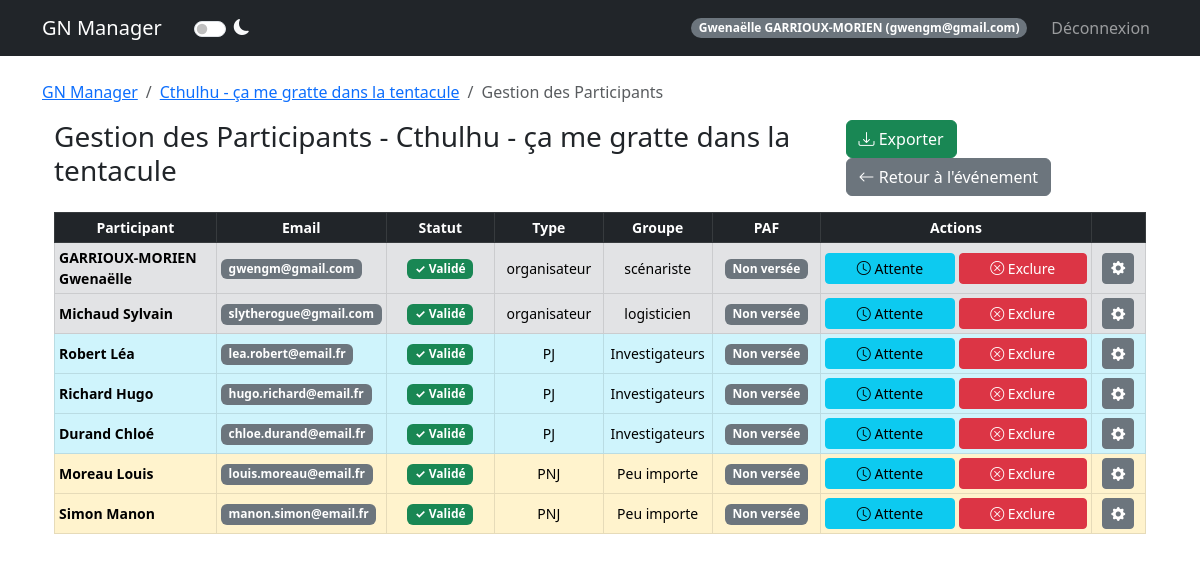
The page /event/2/participants (signed in) on the database its author committed.
### models.py (models this page shows, shortened)
class User(UserMixin, db.Model):
    id = db.Column(db.Integer, primary_key=True)
    email = db.Column(db.String(120), unique=True, nullable=False)
    password_hash = db.Column(db.String(128))
    nom = db.Column(db.String(80))
    prenom = db.Column(db.String(80))
    age = db.Column(db.Integer)
    genre = db.Column(db.String(20))
    avatar_url = db.Column(db.String(200))
    role = db.Column(db.String(20), default='user')  # createur, sysadmin, user
    is_banned = db.Column(db.Boolean, default=False)
    is_deleted = db.Column(db.Boolean, default=False)  # Suppression logique
    @property
    def is_admin(self):
        """Vérifie si l'utilisateur a des privilèges administrateur."""
        return self.role in ['createur', 'sysadmin']

class Event(db.Model):
    id = db.Column(db.Integer, primary_key=True)
    name = db.Column(db.String(100), nullable=False)
    description = db.Column(db.Text)
    date_start = db.Column(db.DateTime, nullable=False)
    date_end = db.Column(db.DateTime, nullable=False)
    location = db.Column(db.String(200))
    background_image = db.Column(db.String(200))
    visibility = db.Column(db.String(20), default='public')  # public, private
    organizer_structure = db.Column(db.String(100))
    org_link_url = db.Column(db.String(255))
    org_link_title = db.Column(db.String(100))
    google_form_url = db.Column(db.String(255))
    google_form_active = db.Column(db.Boolean, default=False)
    discord_webhook_url = db.Column(db.String(255), nullable=True)
    external_link = db.Column(db.String(255))
    statut = db.Column(db.String(50), default='En préparation')
    groups_config = db.Column(db.Text, default='{"PJ": ["Peu importe"], "PNJ": ["Peu importe"], "Organisateur": ["Peu importe"]}')
    max_pjs = db.Column(db.Integer, default=50)
    max_pnjs = db.Column(db.Integer, default=10)
    max_organizers = db.Column(db.Integer, default=5)

class Participant(db.Model):
    id = db.Column(db.Integer, primary_key=True)
    event_id = db.Column(db.Integer, db.ForeignKey('event.id'), nullable=False)
    user_id = db.Column(db.Integer, db.ForeignKey('user.id'), nullable=False)
    type = db.Column(db.String(50))  # Organisateur, PJ, PNJ
    group = db.Column(db.String(50))
    role_id = db.Column(db.Integer, db.ForeignKey('role.id', use_alter=True, name='fk_participant_role'), nullable=True)
    role_communicated = db.Column(db.Boolean, default=False)
    role_received = db.Column(db.Boolean, default=False)
    registration_status = db.Column(db.String(50), default='À valider')
    paf_status = db.Column(db.String(20), default='non versée')  # non versée, partielle, versée, erreur
    payment_method = db.Column(db.String(50))
    payment_amount = db.Column(db.Float, default=0.0)
    payment_comment = db.Column(db.Text)
    comment = db.Column(db.Text)
    custom_image = db.Column(db.String(200))
    __table_args__ = (
        db.Index('idx_participant_event', 'event_id'),
        db.Index('idx_participant_user', 'user_id'),
        db.Index('idx_participant_status', 'registration_status'),
    )
    user = db.relationship('User', backref='participations')
    event = db.relationship('Event', backref='participants')
    role = db.relationship('Role', foreign_keys=[role_id], backref='participants_with_role')

### routes/participant_routes.py (the view)
@participant_bp.route('/event/<int:event_id>/participants')
@login_required
@organizer_required
def manage(event_id):
    event = Event.query.get_or_404(event_id)
    participants = Participant.query.filter_by(event_id=event.id)\
        .options(joinedload(Participant.user)).all()
    groups_config = json.loads(event.groups_config or '{}')
    breadcrumbs = [
        ('GN Manager', url_for('admin.dashboard')),
        (event.name, url_for('event.detail', event_id=event.id)),
        ('Gestion des Participants', '#')
    ]
    return render_template('manage_participants.html', event=event, participants=participants, groups_config=groups_config, breadcrumbs=breadcrumbs)

### templates/manage_participants.html (shortened to what this page needs)
{% extends "base.html" %}
{% block content %}
<div class="container-fluid mt-3">
    <div class="d-flex justify-content-between align-items-center mb-3">
        <h3>Gestion des Participants - {{ event.name }}</h3>
        <div>
            <button type="button" class="btn btn-success me-2" data-bs-toggle="modal" data-bs-target="#exportModal">
                <i class="bi bi-download"></i> Exporter
            </button>
            <a href="{{ url_for('event.detail', event_id=event.id) }}" class="btn btn-secondary">
                <i class="bi bi-arrow-left"></i> Retour à l'événement
            </a>
        </div>
    </div>
    <div class="table-responsive">
        <table class="table table-sm table-hover table-bordered small">
            <thead class="table-dark">
                <tr>
                    <th class="text-center" style="width: 15%">Participant</th>
                    <th class="text-center" style="width: 15%">Email</th>
                    <th class="text-center" style="width: 10%">Statut</th>
                    <th class="text-center" style="width: 10%">Type</th>
                    <th class="text-center" style="width: 10%">Groupe</th>
                    <th class="text-center" style="width: 10%">PAF</th>
                    <th class="text-center" style="width: 25%">Actions</th>
                    <th class="text-center" style="width: 5%"></th>
                </tr>
            </thead>
            <tbody>
                {% for p in participants %}
                {% set row_class = "" %}
                {% if p.registration_status == 'En attente' or p.registration_status == 'À valider' %}
                {% set row_class = "table-warning" %}
                {% elif p.type == 'organisateur' %}
                {% set row_class = "table-secondary" %}
                {% elif p.type == 'PJ' %}
                {% set row_class = "table-info" %}
                {% elif p.type == 'PNJ' %}
                {% set row_class = "table-warning" %}
                {% endif %}
                <tr class="{{ row_class }}">
                    <td class="align-middle">
                        <strong>{{ p.user.nom }} {{ p.user.prenom }}</strong>
                    </td>
                    <td class="align-middle">
                        <span class="badge bg-secondary">{{ p.user.email }}</span>
                    </td>
                    <td class="align-middle text-center">
                        {% if p.registration_status == 'Validé' %}
                        <span class="badge bg-success">✓ Validé</span>
                        {% elif p.registration_status == 'Rejeté' %}
                        <span class="badge bg-danger">✗ Rejeté</span>
                        {% elif p.registration_status == 'En attente' %}
                        <span class="badge bg-info">⏳ Attente</span>
                        {% else %}
                        <span class="badge bg-warning text-dark">⚠ À valider</span>
                        {% endif %}
                    </td>
                    <td class="align-middle text-center">
                        {% if p.registration_status == 'En attente' or p.registration_status == 'À valider' %}
                        <span class="badge bg-light text-dark border">{{ p.type }} (En Attente)</span>
                        {% else %}
                        {{ p.type }}
                        {% endif %}
                    </td>
                    <td class="align-middle text-center">
                        {{ p.group or 'Peu importe' }}
                    </td>
                    <td class="align-middle text-center">
                        {% if p.paf_status == 'versée' %}
                        <span class="badge bg-success">Versée</span>
                        {% elif p.paf_status == 'partielle' %}
                        <span class="badge bg-warning text-dark">Partielle</span>
                        {% elif p.paf_status == 'dispensé(e)' %}
                        <span class="badge bg-info">Dispensé(e)</span>
                        {% elif p.paf_status == 'erreur' %}
                        <span class="badge bg-danger">Erreur</span>
                        {% else %}
                        <span class="badge bg-secondary">Non versée</span>
                        {% endif %}
                    </td>
                    <td class="align-middle">
                        <div class="d-flex w-100 gap-1">
                            {% if p.registration_status != 'En attente' %}
                            <form method="POST"
                                action="{{ url_for('participant.change_status', event_id=event.id, p_id=p.id) }}"
                                class="flex-fill">
                                <button type="submit" class="btn btn-sm btn-info w-100 py-1" title="Mettre en attente">
                                    <i class="bi bi-clock"></i> Attente
                                </button>
                            </form>
                            {% endif %}
                            {% if p.registration_status != 'Rejeté' %}
                            <form method="POST"
                                action="{{ url_for('participant.change_status', event_id=event.id, p_id=p.id) }}"
                                class="flex-fill">
                                <button type="submit" class="btn btn-sm btn-danger w-100 py-1" title="Exclure">
                                    <i class="bi bi-x-circle"></i> Exclure
                                </button>
                            </form>
                            {% endif %}
                        </div>
                    </td>
                    <td class="align-middle text-center">
                        <button type="button" class="btn btn-sm btn-secondary" data-bs-toggle="modal"
                            data-bs-target="#editModal{{ p.id }}" title="Éditer">
                            <i class="bi bi-gear-fill"></i>
                        </button>
                    </td>
                </tr>
                {% endfor %}
            </tbody>
        </table>
    </div>
</div>
{% endblock %}

### templates/base.html (shortened to what this page needs)
<!DOCTYPE html>
<html lang="fr" data-bs-theme="light">
<head>
    <link href="https://cdn.jsdelivr.net/npm/bootstrap@5.3.0/dist/css/bootstrap.min.css" rel="stylesheet">
    <link rel="stylesheet" href="https://cdn.jsdelivr.net/npm/bootstrap-icons@1.11.3/font/bootstrap-icons.min.css">
</head>
<body>
    <nav class="navbar navbar-expand-lg navbar-dark bg-dark">
        <div class="container">
            <a class="navbar-brand" href="{{ url_for('auth.index') }}">GN Manager</a>
            <div class="form-check form-switch ms-3 d-flex align-items-center">
                <input class="form-check-input" type="checkbox" role="switch" id="themeSwitch" style="cursor: pointer;">
                <label class="form-check-label text-light ms-2" for="themeSwitch" style="cursor: pointer;">
                    <i class="bi bi-moon-fill" id="themeIcon"></i>
                </label>
            </div>
            {% if current_user.is_authenticated %}
            <div class="navbar-nav ms-auto align-items-center">
                <span class="badge bg-secondary rounded-pill me-3">{{ current_user.prenom }} {{ current_user.nom|upper
                    }} ({{ current_user.email }})</span>
                <a class="nav-link" href="{{ url_for('auth.logout') }}">Déconnexion</a>
            </div>
            {% endif %}
        </div>
    </nav>
    <div class="container mt-4">
        {% if breadcrumbs %}
        <nav aria-label="breadcrumb">
            <ol class="breadcrumb">
                {% for label, url in breadcrumbs %}
                {% if loop.last %}
                <li class="breadcrumb-item active" aria-current="page">{{ label }}</li>
                {% else %}
                <li class="breadcrumb-item"><a href="{{ url }}">{{ label }}</a></li>
                {% endif %}
                {% endfor %}
            </ol>
        </nav>
        {% endif %}
        {% block content %}{% endblock %}
    </div>
</body>
</html>

### templates/manage_participants.html (style rules this page uses)
.gap-1 { gap: 0.25rem !important; }
.small { font-size: 0.875rem; }
.badge { font-size: 0.75rem; }
.btn-group-sm>.btn, .btn-sm { white-space: nowrap; }

### rows shown on the page
User: prenom "Gwenaëlle", nom "GARRIOUX-MORIEN", email "gwengm@gmail.com"
Event: name "Cthulhu - ça me gratte dans la tentacule"
Participant: user.nom "GARRIOUX-MORIEN", user.prenom "Gwenaëlle", user.email "gwengm@gmail.com", registration_status "✓ Validé", type "organisateur", group "scénariste", paf_status "Non versée"
Participant: user.nom "Michaud", user.prenom "Sylvain", user.email "slytherogue@gmail.com", registration_status "✓ Validé", type "organisateur", group "logisticien", paf_status "Non versée"
Participant: user.nom "Robert", user.prenom "Léa", user.email "lea.robert@email.fr", registration_status "✓ Validé", type "PJ", group "Investigateurs", paf_status "Non versée"
Participant: user.nom "Richard", user.prenom "Hugo", user.email "hugo.richard@email.fr", registration_status "✓ Validé", type "PJ", group "Investigateurs", paf_status "Non versée"
Participant: user.nom "Durand", user.prenom "Chloé", user.email "chloe.durand@email.fr", registration_status "✓ Validé", type "PJ", group "Investigateurs", paf_status "Non versée"
Participant: user.nom "Moreau", user.prenom "Louis", user.email "louis.moreau@email.fr", registration_status "✓ Validé", type "PNJ", group "Peu importe", paf_status "Non versée"
Participant: user.nom "Simon", user.prenom "Manon", user.email "manon.simon@email.fr", registration_status "✓ Validé", type "PNJ", group "Peu importe", paf_status "Non versée"

### other values the page prints
{{ label }} "GN Manager"
{{ label }} "Gestion des Participants"
